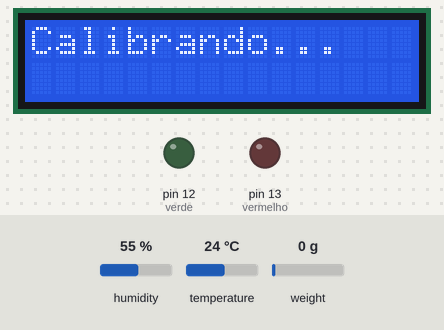
This sketch was run on a simulated Arduino Uno, built with avr-gcc and run on an emulated ATmega328P. Parts: 16×2 character LCD, output pins drawn as LEDs (lit = HIGH). Inputs (shaded band) come from the test bench; at power-on: humidity 55 %, temperature 24 °C, weight on the scale 0 g. What the sketch prints to the serial monitor is not drawn.

Above: at 0.1 s.
At 17.1 s:
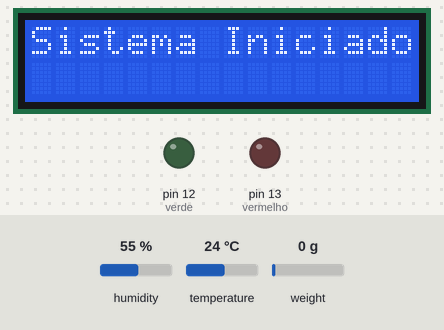
At 24.3 s:
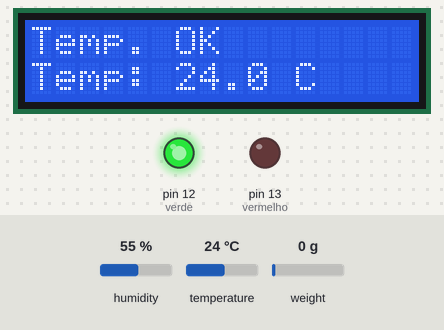
At 27.3 s:
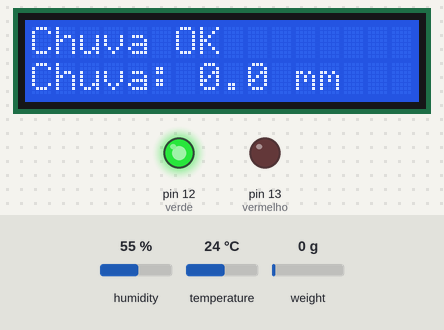
Timing chart, 0 to 28.8 s (numbered marks = the images above):
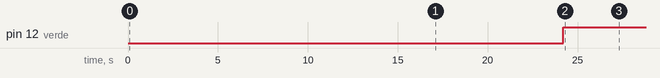

The sketch:

gs-codigo.ino
```cpp
// === BIBLIOTECAS NECESSÁRIAS ===
#include <Wire.h>
#include <LiquidCrystal_I2C.h>
#include <Adafruit_Sensor.h>
#include <DHT.h>
#include <DHT_U.h>
#include "HX711.h"

// === DEFINIÇÃO DE PINOS ===
#define DHTPIN 2
#define DHTTYPE DHT22
#define verde 12
#define vermelho 13
#define BUZZER 9
#define DT 4
#define SCK 5

// === OBJETOS DOS COMPONENTES ===
DHT_Unified dht(DHTPIN, DHTTYPE);
LiquidCrystal_I2C lcd(0x27, 16, 2);
HX711 balanca;

// === VARIÁVEIS DE CONFIGURAÇÃO E CONTROLE ===
float peso_conhecido = 2.5;
float fator_calibracao = -7050.0;
int leituraContador = 0;
float somaTemp = 0, somaUmid = 0;

// === CONFIGURAÇÃO DO COLETOR DE ÁGUA ===
float diametro_cm = 20.0;
float limite_chuva_mm = 25.0;

void setup() {
  Serial.begin(9600);
  dht.begin();

  pinMode(verde, OUTPUT);
  pinMode(vermelho, OUTPUT);
  pinMode(BUZZER, OUTPUT);

  lcd.init();
  lcd.backlight();
  lcd.clear();
  lcd.setCursor(0, 0);
  lcd.print("Calibrando...");

  balanca.begin(DT, SCK);
  Serial.println("Remova qualquer peso da balança...");
  delay(5000);
  balanca.set_scale();
  balanca.tare();
  Serial.println("Balança zerada.");

  Serial.println("Coloque o peso conhecido (2.5kg)...");
  delay(10000);
  float leitura = balanca.get_units(10);
  fator_calibracao = leitura / peso_conhecido;
  balanca.set_scale(fator_calibracao);

  Serial.print("Fator de calibracao: ");
  Serial.println(fator_calibracao);
  Serial.println("-------------------------");

  lcd.clear();
  lcd.print("Sistema Iniciado");
  delay(2000);
}

void loop() {
  sensors_event_t tempEvent, umidEvent;
  dht.temperature().getEvent(&tempEvent);
  dht.humidity().getEvent(&umidEvent);

  float temp = tempEvent.temperature;
  float umid = umidEvent.relative_humidity;

  if (!isnan(temp) && !isnan(umid)) {
    somaTemp += temp;
    somaUmid += umid;
    leituraContador++;

    Serial.println("Leitura feita");
    Serial.print(leituraContador);
    Serial.println("° Contagem");
    Serial.print("Temp: ");
    Serial.println(temp);
    Serial.print("Umid: ");
    Serial.println(umid);
  } else {
    Serial.println("Erro ao ler sensor DHT.");
    return;
  }

  if (leituraContador >= 5) {
    float tempMedia = somaTemp / leituraContador;
    float umidMedia = somaUmid / leituraContador;
    float pesoLido = balanca.get_units(10);

    float raio_m = (diametro_cm / 100.0) / 2.0;
    float area_m2 = 3.1416 * raio_m * raio_m;
    float chuva_mm = pesoLido / area_m2;

    Serial.println("==== MÉDIAS CALCULADAS ====");
    Serial.print("Temp Média: ");
    Serial.println(tempMedia);
    Serial.print("Umid Média: ");
    Serial.println(umidMedia);
    Serial.print("Peso Lido: ");
    Serial.print(pesoLido);
    Serial.println(" kg");
    Serial.print("Precipitacao: ");
    Serial.print(chuva_mm);
    Serial.println(" mm");
    Serial.println("-------------------------");

    leituraContador = 0;
    somaTemp = somaUmid = 0;

    bool tempOK = (tempMedia >= 18 && tempMedia <= 30);
    bool umidOK = (umidMedia >= 40 && umidMedia <= 70);
    bool chuvaOK = (chuva_mm < limite_chuva_mm);

    digitalWrite(verde, LOW);
    digitalWrite(vermelho, LOW);
    noTone(BUZZER);

    if (tempOK && umidOK && chuvaOK) {
      digitalWrite(verde, HIGH);
    } else {
      digitalWrite(vermelho, HIGH);
    }

    // === TEMPERATURA ===
    lcd.clear();
    lcd.setCursor(0, 0);
    if (tempMedia > 30) {
      tone(BUZZER, 1000);
      lcd.print("Temp. Alta");
    } else if (tempMedia < 18) {
      tone(BUZZER, 1000);
      lcd.print("Temp. Baixa");
    } else {
      lcd.print("Temp. OK");
    }
    lcd.setCursor(0, 1);
    lcd.print("Temp: ");
    lcd.print(tempMedia, 1);
    lcd.print(" C");
    delay(1500);
    noTone(BUZZER);

    // === UMIDADE ===
    lcd.clear();
    lcd.setCursor(0, 0);
    if (umidMedia < 40) {
      tone(BUZZER, 1000);
      lcd.print("Solo seco");
    } else if (umidMedia > 70) {
      tone(BUZZER, 1000);
      lcd.print("Solo umido");
    } else {
      lcd.print("Solo bom");
    }
    lcd.setCursor(0, 1);
    lcd.print("Umid: ");
    lcd.print(umidMedia, 1);
    lcd.print(" %");
    delay(1500);
    noTone(BUZZER);

    // === PRECIPITAÇÃO ===
    lcd.clear();
    lcd.setCursor(0, 0);
    if (chuva_mm >= limite_chuva_mm) {
      tone(BUZZER, 2000);
      lcd.print("Risco Enchente!");
    } else {
      lcd.print("Chuva OK");
    }
    lcd.setCursor(0, 1);
    lcd.print("Chuva: ");
    lcd.print(chuva_mm, 1);
    lcd.print(" mm");
    delay(1500);
    noTone(BUZZER);
  }

  delay(1000);
}
```

Measured:
- by itself, pin 12 (verde): LOW → HIGH at 24.2 s
- by itself, everything shown: repeats every 10.7 s, in 3 steps
- what the display in image 1 shows lasts 7.1 s, from 17.1 s to 24.2 s
- what the display in image 2 shows lasts 1.6 s, from 24.2 s to 25.8 s
